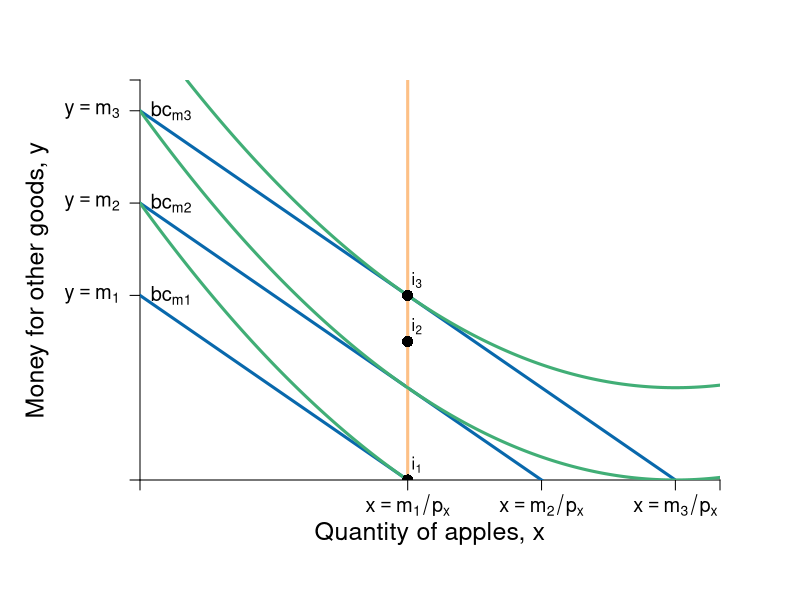

R code for this plot:
require(shape)
pdf(file = "budget_incomechange_offercurve.pdf", width = 9, height = 7)

#Set parameters for graphics
axislabelsize <- 1.5
labelsize <- 1.2
graphlinewidth <- 3
segmentlinewidth <- 2


COL <- c("#7fc97f", "#beaed4", "#fdc086", "#ffff99", "#386cb0", "#f0027f", "#bf5b17", "#666666")
COLA <- c("#99d8c9","#66c2a4","#41ae76", "#238b45", "#005824")
COLB <- c("#4eb3d3", "#2b8cbe", "#0868ac","#084081")

#Edited the margins to cater for the larger LHS labels
par(mar =  c(6, 7, 4, 4))

mrsA <- function(x, rmax = 10, xmax = 20) {
  rmax - (rmax/xmax)*x
}


uA <- function(x, y, rmax = 2, xmax = 12) {
  y + rmax*x - (1/2)*(rmax/xmax)*x^2
}

indiffA1 <- function(x, uA = 10, rmax = 2.5, xmax = 10) {
  uA - rmax*x + (1/2)*(rmax/xmax)*(x^2)
}

bcA <- function(x, w = 20, p = 2) {
  w - p*x
}


xlims <- c(0, 13)
ylims <- c(0, 13)

npts <- 501 
x <- seq(xlims[1], xlims[2], length.out = npts)
y <- seq(ylims[1], ylims[2], length.out = npts) 
a <- c(9, 12,15)

plot(0, 0, xlim = xlims, ylim = ylims, type = "n",
     xlab = expression(paste("")),
     ylab = expression(paste("")), 
     xaxt = "n", 
     yaxt = "n", 
     cex.lab = axislabelsize, 
     bty = "n",
     xaxs="i", 
     yaxs="i")

# ticksy <- seq(from = 0, to = ylims[2], by = 2)
# ylabels <- seq(from = 0, to = ylims[2], by = 2)
# ticksx <- seq(from = 0, to = xlims[2], by = 2)
# xlabels <- seq(from = 0, to = xlims[2], by = 2)
ticksy <- c(0, 6, 9, 12, ylims[2])
ylabels <- c(NA, expression(paste(y==m[1])), expression(paste(y == m[2])), expression(paste(y == m[3])), NA)
ticksx <- c(0, 6, 9, 12, xlims[2])
xlabels <- c(NA, expression(paste(x == m[1]/p[x])), expression(paste(x == m[2]/p[x])), expression(paste(x == m[3]/p[x])), NA)

axis(1, at = ticksx, pos = 0, labels = xlabels, cex.axis = labelsize)
axis(2, at = ticksy, pos = 0, labels = ylabels, las = 1, cex.axis = labelsize)

npts <- 500 
xx1 <- seq(xlims[1], xlims[2], length.out = npts)

lines(xx1, bcA(xx1, w = 12, p = 1), col = COLB[3], lwd = graphlinewidth)
lines(xx1, bcA(xx1, w = 6, p = 1), col = COLB[3], lwd = graphlinewidth)
lines(xx1, bcA(xx1, w = 9, p = 1), col = COLB[3], lwd = graphlinewidth)
#lines(xx1, indiffA1(xx1, uA = 20, rmax = 2.5, xmax = 10), col = COLB[4], lwd = graphlinewidth)
abline(v=6, col=COL[3], lwd=graphlinewidth)

#Label Axes
mtext(expression(paste("Quantity of apples, ", x)), side=1, line = 2.5, cex = axislabelsize)
text(-2.3, 0.5*ylims[2], expression(paste("Money for other goods, ", y)), xpd = TRUE, cex = axislabelsize, srt = 90) 

#Label the budget curve functions for the HG, Aisha
text(.7, 6, expression(bc[m1]), cex = labelsize)
text(.7, 9, expression(bc[m2]), cex = labelsize)
text(.7, 12, expression(bc[m3]), cex = labelsize)

#adding iso-welfare functions:

#Label the iso-welfare functions for the HG, Aisha
# text(11.8, 1.6, expression(u[1]))
# text(11.8, 3.3, expression(u[2]))
# text(11.8, 5.7, expression(u[3]))
#text(6.6, 8.3, expression(u[4]^A))

contour(x, y, 
        outer(x, y, uA),
        drawlabels = FALSE,
        col = COLA[3],
        lwd = graphlinewidth,
        levels = a, 
        xaxs="i", 
        yaxs="i", 
        add = TRUE)

points(6, 0, pch = 16, col = "black", cex = 1.5)
text(6.2, 0.5, expression(i[1]))
points(6, 4.5, pch = 16, col = "black", cex = 1.5)
text(6.2, 5, expression(i[2]))
points(6, 6, pch = 16, col = "black", cex = 1.5)
text(6.2, 6.5, expression(i[3]))


dev.off()
